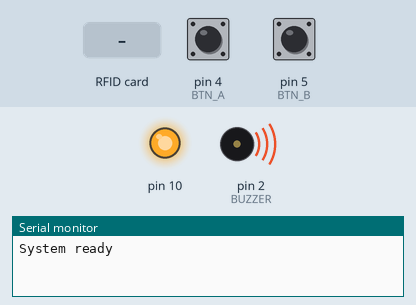
A sketch run on a simulated Arduino Uno, built with avr-gcc and run on an emulated ATmega328P. Shown: output pins drawn as LEDs (lit = HIGH), buzzer (waves = sounding, pin HIGH), the last lines printed to the serial monitor. The inputs (shaded band) are chosen by the test bench; at power-on: pin 4 (BTN_A) HIGH, pin 5 (BTN_B) HIGH.

Above: at 1.2 s.
1.3 s: RFID card 5E 7A 19 C4 held to the reader
At 1.31 s:
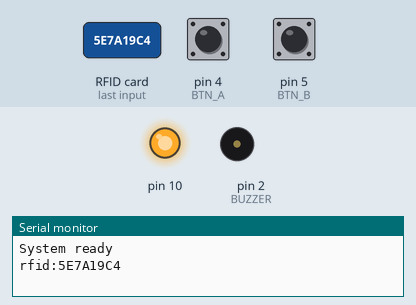
2.8 s: pin 4 (BTN_A) pulled LOW for 0.15 s
4.4 s: pin 5 (BTN_B) pulled LOW for 0.15 s
Timing chart, 0 to 7.4 s (numbered marks = the images above; inputs shaded):
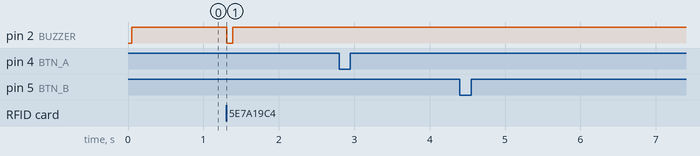

Measured:
- after the input at 1.3 s, pin 2 (BUZZER): HIGH → LOW at once, → HIGH 0.08 s later

The sketch:

chamcong.ino
```cpp
#include <SPI.h>
#include <MFRC522.h>

#define SS_PIN 15
#define RST_PIN 16

// | RC522    | ESP8266 |
// | -------- | ------- |
// | SDA (SS) | D8      |
// | SCK      | D5      |
// | MOSI     | D7      |
// | MISO     | D6      |
// | RST      | D0      |
// | GND      | GND     |
// | 3.3V     | 3.3V    |
#define BTN_A 4
#define BTN_B 5
#define BUZZER 2


MFRC522 rfid(SS_PIN, RST_PIN);

bool modeA = true;   // mặc định chế độ A

void setup() {

  Serial.begin(115200);

  SPI.begin();
  rfid.PCD_Init();

  pinMode(BTN_A, INPUT_PULLUP);
  pinMode(BTN_B, INPUT_PULLUP);

  pinMode(BUZZER, OUTPUT);
  digitalWrite(BUZZER, HIGH);

  Serial.println("System ready");
}

void beep() {
  digitalWrite(BUZZER, LOW);
  delay(80);
  digitalWrite(BUZZER, HIGH);
}

void loop() {

  // kiểm tra nút nhấn
  if (digitalRead(BTN_A) == LOW) {
    modeA = true;
    Serial.println("ModeA");
    delay(200);
  }

  if (digitalRead(BTN_B) == LOW) {
    modeA = false;
    Serial.println("ModeB");
    delay(200);
  }

  // nếu chế độ B thì không đọc RFID
  if (!modeA) {
    return;
  }

  // đọc RFID
  if (!rfid.PICC_IsNewCardPresent()) {
    return;
  }

  if (!rfid.PICC_ReadCardSerial()) {
    return;
  }

// tạo chuỗi UID
String uidStr = "";

for (byte i = 0; i < rfid.uid.size; i++) {

  if (rfid.uid.uidByte[i] < 0x10) {
    uidStr += "0";
  }

  uidStr += String(rfid.uid.uidByte[i], HEX);
}

// chuyển thành chữ hoa
uidStr.toUpperCase();

// gửi dạng rfid:UID
Serial.print("rfid:");
Serial.println(uidStr);

beep();

rfid.PICC_HaltA();
}
```
